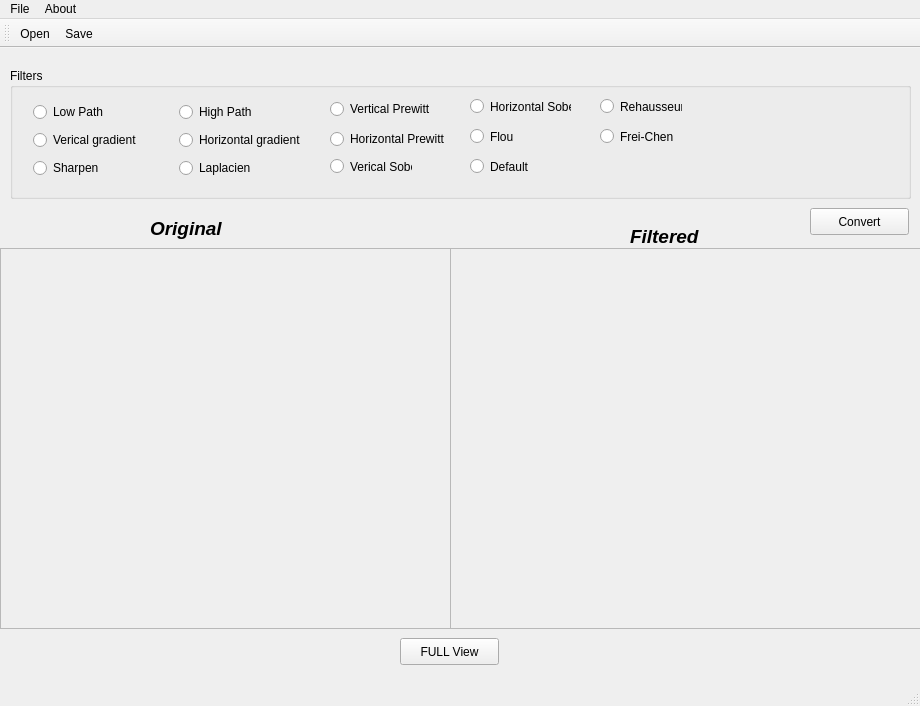
<?xml version="1.0" encoding="UTF-8"?>
<ui version="4.0">
 <class>MainWindow</class>
 <widget class="QMainWindow" name="MainWindow">
  <property name="geometry">
   <rect>
    <x>0</x>
    <y>0</y>
    <width>920</width>
    <height>706</height>
   </rect>
  </property>
  <property name="windowTitle">
   <string>Filter</string>
  </property>
  <property name="autoFillBackground">
   <bool>false</bool>
  </property>
  <widget class="QWidget" name="centralWidget">
   <widget class="QPushButton" name="Convert">
    <property name="geometry">
     <rect>
      <x>810</x>
      <y>160</y>
      <width>99</width>
      <height>27</height>
     </rect>
    </property>
    <property name="text">
     <string>Convert</string>
    </property>
   </widget>
   <widget class="QPushButton" name="FullView">
    <property name="geometry">
     <rect>
      <x>400</x>
      <y>590</y>
      <width>99</width>
      <height>27</height>
     </rect>
    </property>
    <property name="text">
     <string>FULL View</string>
    </property>
   </widget>
   <widget class="QLabel" name="original">
    <property name="geometry">
     <rect>
      <x>0</x>
      <y>200</y>
      <width>451</width>
      <height>381</height>
     </rect>
    </property>
    <property name="text">
     <string/>
    </property>
   </widget>
   <widget class="QLabel" name="Preview">
    <property name="geometry">
     <rect>
      <x>450</x>
      <y>200</y>
      <width>471</width>
      <height>381</height>
     </rect>
    </property>
    <property name="text">
     <string/>
    </property>
   </widget>
   <widget class="QFrame" name="frame_2">
    <property name="geometry">
     <rect>
      <x>450</x>
      <y>200</y>
      <width>471</width>
      <height>381</height>
     </rect>
    </property>
    <property name="frameShape">
     <enum>QFrame::StyledPanel</enum>
    </property>
    <property name="frameShadow">
     <enum>QFrame::Raised</enum>
    </property>
   </widget>
   <widget class="QFrame" name="frame">
    <property name="geometry">
     <rect>
      <x>0</x>
      <y>200</y>
      <width>451</width>
      <height>381</height>
     </rect>
    </property>
    <property name="frameShape">
     <enum>QFrame::StyledPanel</enum>
    </property>
    <property name="frameShadow">
     <enum>QFrame::Raised</enum>
    </property>
   </widget>
   <widget class="QLabel" name="label">
    <property name="geometry">
     <rect>
      <x>150</x>
      <y>170</y>
      <width>91</width>
      <height>21</height>
     </rect>
    </property>
    <property name="font">
     <font>
      <pointsize>14</pointsize>
      <weight>75</weight>
      <italic>true</italic>
      <bold>true</bold>
     </font>
    </property>
    <property name="text">
     <string>Original</string>
    </property>
   </widget>
   <widget class="QLabel" name="label_2">
    <property name="geometry">
     <rect>
      <x>630</x>
      <y>180</y>
      <width>81</width>
      <height>17</height>
     </rect>
    </property>
    <property name="font">
     <font>
      <pointsize>14</pointsize>
      <weight>75</weight>
      <italic>true</italic>
      <bold>true</bold>
      <underline>false</underline>
      <strikeout>false</strikeout>
     </font>
    </property>
    <property name="text">
     <string>Filtered</string>
    </property>
   </widget>
   <widget class="QGroupBox" name="groupBox">
    <property name="geometry">
     <rect>
      <x>10</x>
      <y>20</y>
      <width>901</width>
      <height>131</height>
     </rect>
    </property>
    <property name="title">
     <string>Filters</string>
    </property>
    <widget class="QRadioButton" name="V_gradient_3">
     <property name="geometry">
      <rect>
       <x>23</x>
       <y>61</y>
       <width>138</width>
       <height>22</height>
      </rect>
     </property>
     <property name="text">
      <string>Verical gradient</string>
     </property>
    </widget>
    <widget class="QRadioButton" name="Low_3">
     <property name="geometry">
      <rect>
       <x>23</x>
       <y>33</y>
       <width>94</width>
       <height>22</height>
      </rect>
     </property>
     <property name="text">
      <string>Low Path</string>
     </property>
    </widget>
    <widget class="QRadioButton" name="Sharpen">
     <property name="geometry">
      <rect>
       <x>23</x>
       <y>89</y>
       <width>91</width>
       <height>22</height>
      </rect>
     </property>
     <property name="text">
      <string>Sharpen</string>
     </property>
    </widget>
    <widget class="QRadioButton" name="H_gradient_3">
     <property name="geometry">
      <rect>
       <x>169</x>
       <y>61</y>
       <width>164</width>
       <height>22</height>
      </rect>
     </property>
     <property name="text">
      <string>Horizontal gradient</string>
     </property>
    </widget>
    <widget class="QRadioButton" name="High_3">
     <property name="geometry">
      <rect>
       <x>169</x>
       <y>33</y>
       <width>97</width>
       <height>22</height>
      </rect>
     </property>
     <property name="text">
      <string>High Path</string>
     </property>
    </widget>
    <widget class="QRadioButton" name="Laplacien">
     <property name="geometry">
      <rect>
       <x>169</x>
       <y>89</y>
       <width>91</width>
       <height>22</height>
      </rect>
     </property>
     <property name="text">
      <string>Laplacien</string>
     </property>
    </widget>
    <widget class="QRadioButton" name="v_prewitt">
     <property name="geometry">
      <rect>
       <x>320</x>
       <y>30</y>
       <width>141</width>
       <height>22</height>
      </rect>
     </property>
     <property name="text">
      <string>Vertical Prewitt</string>
     </property>
    </widget>
    <widget class="QRadioButton" name="H_prewitt">
     <property name="geometry">
      <rect>
       <x>320</x>
       <y>60</y>
       <width>161</width>
       <height>22</height>
      </rect>
     </property>
     <property name="text">
      <string>Horizontal Prewitt</string>
     </property>
    </widget>
    <widget class="QRadioButton" name="V_sobel">
     <property name="geometry">
      <rect>
       <x>320</x>
       <y>90</y>
       <width>82</width>
       <height>17</height>
      </rect>
     </property>
     <property name="text">
      <string>Verical Sobel</string>
     </property>
    </widget>
    <widget class="QRadioButton" name="H_sobel">
     <property name="geometry">
      <rect>
       <x>460</x>
       <y>30</y>
       <width>101</width>
       <height>17</height>
      </rect>
     </property>
     <property name="text">
      <string>Horizontal Sobel</string>
     </property>
    </widget>
    <widget class="QRadioButton" name="Default">
     <property name="geometry">
      <rect>
       <x>460</x>
       <y>90</y>
       <width>82</width>
       <height>17</height>
      </rect>
     </property>
     <property name="text">
      <string>Default</string>
     </property>
    </widget>
    <widget class="QRadioButton" name="Flou">
     <property name="geometry">
      <rect>
       <x>460</x>
       <y>60</y>
       <width>82</width>
       <height>17</height>
      </rect>
     </property>
     <property name="text">
      <string>Flou</string>
     </property>
    </widget>
    <widget class="QRadioButton" name="Rehausseur">
     <property name="geometry">
      <rect>
       <x>590</x>
       <y>30</y>
       <width>82</width>
       <height>17</height>
      </rect>
     </property>
     <property name="text">
      <string>Rehausseur</string>
     </property>
    </widget>
    <widget class="QRadioButton" name="FeiChen">
     <property name="geometry">
      <rect>
       <x>590</x>
       <y>60</y>
       <width>82</width>
       <height>17</height>
      </rect>
     </property>
     <property name="text">
      <string>Frei-Chen</string>
     </property>
    </widget>
   </widget>
  </widget>
  <widget class="QMenuBar" name="menuBar">
   <property name="geometry">
    <rect>
     <x>0</x>
     <y>0</y>
     <width>920</width>
     <height>21</height>
    </rect>
   </property>
   <widget class="QMenu" name="menuFile">
    <property name="title">
     <string>File</string>
    </property>
    <addaction name="actionOpen"/>
    <addaction name="actionSave"/>
    <addaction name="actionExit"/>
   </widget>
   <widget class="QMenu" name="menuAbout">
    <property name="title">
     <string>About</string>
    </property>
    <addaction name="actionHelp"/>
    <addaction name="actionAbout"/>
   </widget>
   <addaction name="menuFile"/>
   <addaction name="menuAbout"/>
  </widget>
  <widget class="QToolBar" name="mainToolBar">
   <attribute name="toolBarArea">
    <enum>TopToolBarArea</enum>
   </attribute>
   <attribute name="toolBarBreak">
    <bool>false</bool>
   </attribute>
   <addaction name="actionOpen"/>
   <addaction name="actionSave"/>
  </widget>
  <widget class="QStatusBar" name="statusBar"/>
  <action name="actionOpen">
   <property name="icon">
    <iconset resource="Images.qrc">
     <normaloff>:/new/prefix1/Images/Open-icon.png</normaloff>:/new/prefix1/Images/Open-icon.png</iconset>
   </property>
   <property name="text">
    <string>Open</string>
   </property>
   <property name="shortcut">
    <string>Ctrl+O</string>
   </property>
  </action>
  <action name="actionSave">
   <property name="icon">
    <iconset resource="Images.qrc">
     <normaloff>:/new/prefix1/Images/Save-icon.png</normaloff>:/new/prefix1/Images/Save-icon.png</iconset>
   </property>
   <property name="text">
    <string>Save</string>
   </property>
   <property name="shortcut">
    <string>Ctrl+S</string>
   </property>
  </action>
  <action name="actionExit">
   <property name="icon">
    <iconset resource="Images.qrc">
     <normaloff>:/new/prefix1/Images/exit-icon.png</normaloff>:/new/prefix1/Images/exit-icon.png</iconset>
   </property>
   <property name="text">
    <string>Exit</string>
   </property>
   <property name="shortcut">
    <string>Ctrl+Q</string>
   </property>
  </action>
  <action name="actionHelp">
   <property name="icon">
    <iconset resource="Images.qrc">
     <normaloff>:/new/prefix1/Images/help-icon.png</normaloff>:/new/prefix1/Images/help-icon.png</iconset>
   </property>
   <property name="text">
    <string>Help</string>
   </property>
   <property name="shortcut">
    <string>F1</string>
   </property>
  </action>
  <action name="actionAbout">
   <property name="icon">
    <iconset resource="Images.qrc">
     <normaloff>:/new/prefix1/Images/about.png</normaloff>:/new/prefix1/Images/about.png</iconset>
   </property>
   <property name="text">
    <string>About</string>
   </property>
   <property name="shortcut">
    <string>Ctrl+H</string>
   </property>
  </action>
 </widget>
 <layoutdefault spacing="6" margin="11"/>
 <resources>
  <include location="Images.qrc"/>
 </resources>
 <connections/>
</ui>
